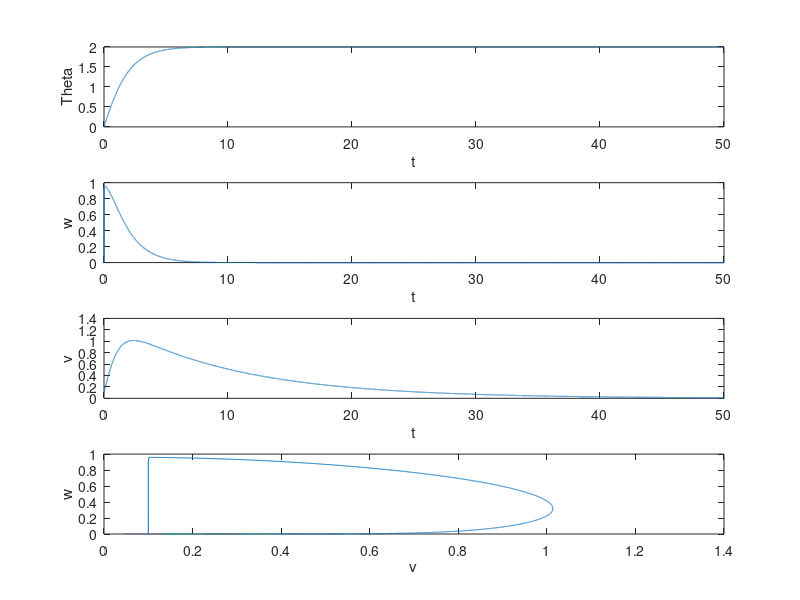
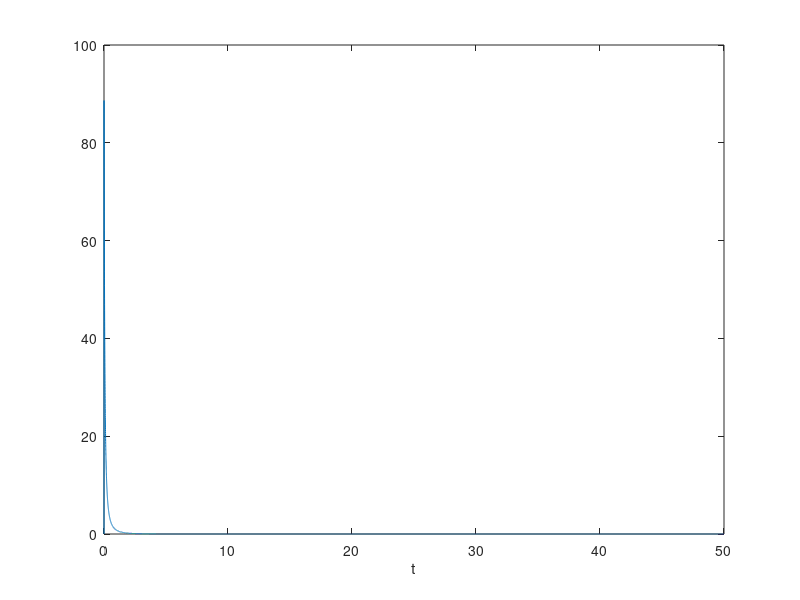

The MATLAB script that drew these images, in order:

clear all
clc
Tend=50;
Ts=0.002;
t_d=0:Ts:Tend;
v=0.1;
w=0;
Theta=0;
d = 0.1;                % drag
m = 1;                  % mass
l = 1;                  % length
J = 1;                  % moment of inertia
Jd = J;                 % moment of inertia (disk)


b = J+m*l^2;            % paralell axis theorem

K1=0.1 ;
K2=1;
for tk=1:1:Tend/Ts
    
u(:,tk)=b*(-K1*w(:,tk)-K2*sin(2-Theta(:,tk)));

vd(:,tk)=l*w(:,tk)^2-d*v(:,tk);
Thetad(:,tk)=w(:,tk);
wd(:,tk)=-(m*l/b)*v(:,tk)*w(:,tk)-u(:,tk)/b;






v(:,tk+1)=vd(:,tk)*Ts+v(:,tk);
Theta(:,tk+1)=Thetad(:,tk)*Ts+Theta(:,tk);
w(:,tk+1)=wd(:,tk)*Ts+wd(:,tk);
end 

subplot(4,1,1)
plot(t_d,Theta)
xlabel('t')
ylabel('Theta')

subplot(4,1,2)
plot(t_d,w)
xlabel('t')
ylabel('w')

subplot(4,1,3)
plot(t_d,v)
xlabel('t')
ylabel('v')

subplot(4,1,4)
plot(v,w)
xlabel('v')
ylabel('w')

figure 
plot(t_d,w.^2./v.^2)
xlabel('t')

